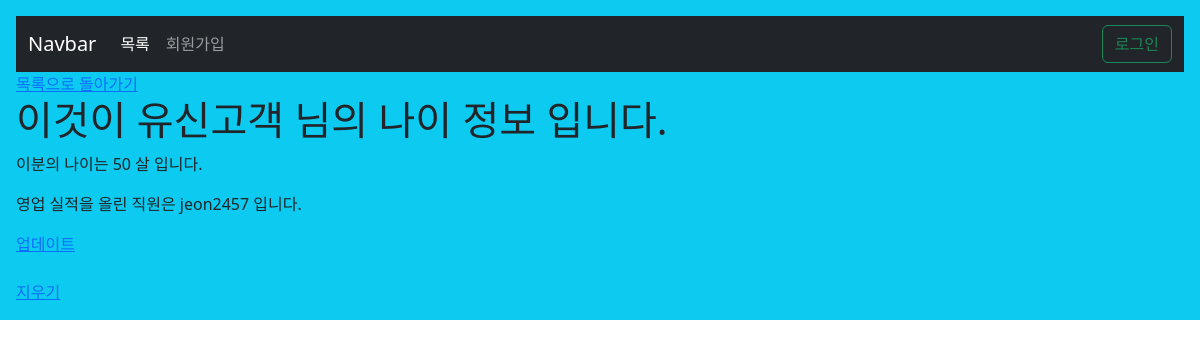
/홈페이지/1/, run on the app's committed database.
### sales/models.py (models this page shows, shortened)
class Sale(models.Model):
    first_name = models.CharField(max_length=30)  # 첫번째 이름
    last_name = models.CharField(max_length=30)  # 마지막 이름
    age = models.IntegerField(default=0)  # 나이
    person = models.ForeignKey("Person", on_delete=models.CASCADE)

class Person(models.Model):
    회원 = models.OneToOneField(아이디, on_delete=models.CASCADE)
    조직 = models.OneToOneField(UserProfile, on_delete=models.CASCADE)
    def __str__(self):
        return self.회원.username

class 아이디(AbstractUser):
    pass

### sales/views.py (called while the page is built)
def 세일상세(request, pk):
    사람 = Sale.objects.get(id=pk)
    context = {
        "사람키": 사람
    }
    return render(request, "newfolder/세일상세.html", context)  # 세일상세.html파일을

### sales/templates/newfolder/세일상세.html
{% extends 'base.html' %} {% block content %}
<a href="{% url '홈페이지:목록' %}">목록으로 돌아가기</a>
<h1>이것이 {{사람키.first_name}}고객 님의 나이 정보 입니다.</h1>
<p>이분의 나이는 {{사람키.age}} 살 입니다.</p>
<p>영업 실적을 올린 직원은 {{사람키.person}} 입니다.</p>
<a href="{% url '홈페이지:업뎃' 사람키.pk %}">업데이트</a>
<br /><br />
<a href="{% url '홈페이지:지우기' 사람키.pk %}">지우기</a>
{% endblock content %}

### data on the page
Sale: first_name "유신", age "50", person.username "jeon2457"
